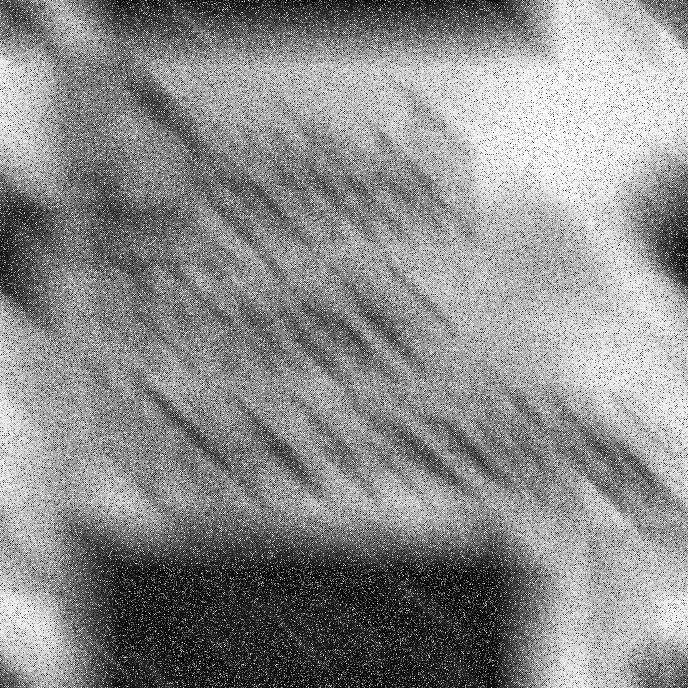
%> input picture MATLAB/Day06/Fig0529(a)(noisiest_var_pt1).tif, 688 x 688 px; the run also reads 1 picture not shown here
$ octave day0604.m   (GNU Octave 9; MATLAB toolbox functions it lacks are replaced by stand-ins)
%> lines starting %> are read from the running program, lines starting %| are printed output that depends on the picture
% 读取三幅不同噪声强度的退化图像
img1 = im2double(imread('Fig0529(a)(noisiest_var_pt1).tif'));
%> img1: size 688x688 double; min 0, max 1, mean 0.547
img2 = im2double(imread('Fig0529(d)(medium_noise_var_pt01).tif'));
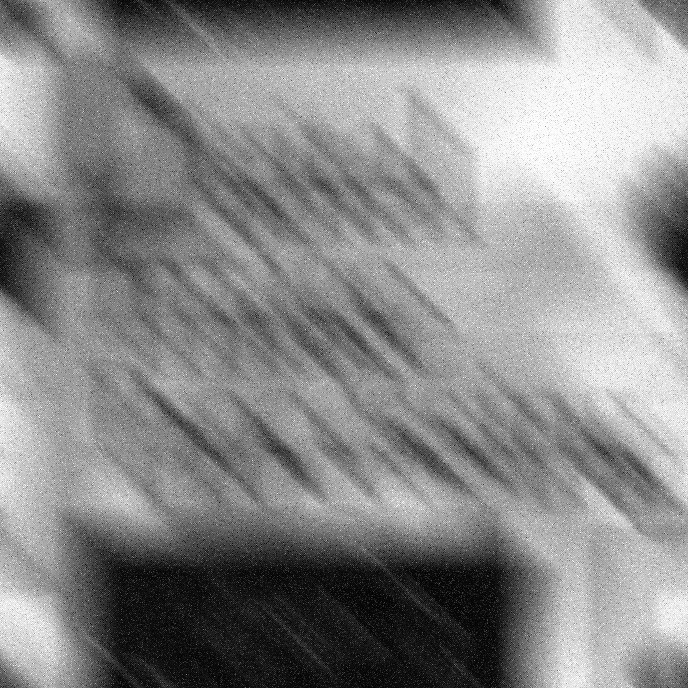
%> input picture MATLAB/Day06/Fig0529(d)(medium_noise_var_pt01).tif, 688 x 688 px
%> img2: size 688x688 double; min 0, max 1, mean 0.542
img3 = im2double(imread('Fig0529(g)(least_noise_var_10minus37).tif'));
%> img3: size 688x688 double; min 0.0157, max 0.984, mean 0.541

[M,N] = size(img1);
%> M = 688; N = 688
[U,V] = meshgrid(-N/2:N/2-1, -M/2:M/2-1);

% 运动模糊退化函数（已知 a=0.02, b=0, T=1）
a = 0.02; b = 0; T = 1;
H = (T ./ (pi*(U*a + V*b) + eps)) .* ...
    sin(pi*(U*a + V*b)) .* exp(-1i*pi*(U*a + V*b));
H(U*a + V*b == 0) = T;

F_shift = cell(1,3);
F_shift{1} = fftshift(fft2(img1));
F_shift{2} = fftshift(fft2(img2));
F_shift{3} = fftshift(fft2(img3));

% 维纳滤波参数
K = 0.01;

figure;
titles = {'强噪声', '中噪声', '弱噪声'};
for i = 1:3
%> this loop made 3 passes; what is shown inside it comes from the first
    % 逆滤波（加阈值）
    H_inv = 1./H;
    H_inv(abs(H) < 0.01) = 0;
    g_inv = real(ifft2(ifftshift(F_shift{i} .* H_inv)));
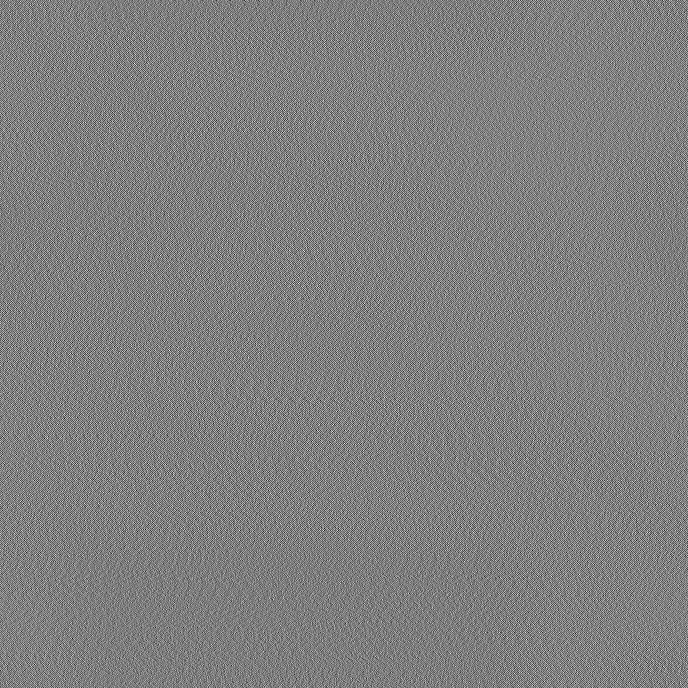
%> g_inv: size 688x688 double; min -23.43, max 24.45, mean 0.5; drawn with min black and max white

    % 维纳滤波
    H_w = conj(H) ./ (abs(H).^2 + K);
    g_w = real(ifft2(ifftshift(F_shift{i} .* H_w)));
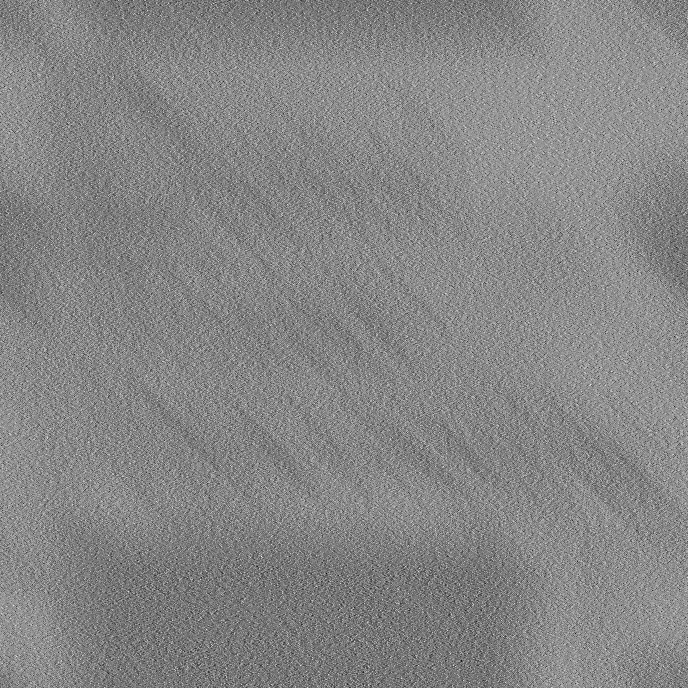
%> g_w: size 688x688 double; min -2.83, max 3.57, mean 0.541; drawn with min black and max white

    subplot(2,3,i); imshow(g_inv,[]); title([titles{i} ' 逆滤波']);
    subplot(2,3,i+3); imshow(g_w,[]); title([titles{i} ' 维纳滤波']);
end
sgtitle('逆滤波 vs 维纳滤波复原对比');
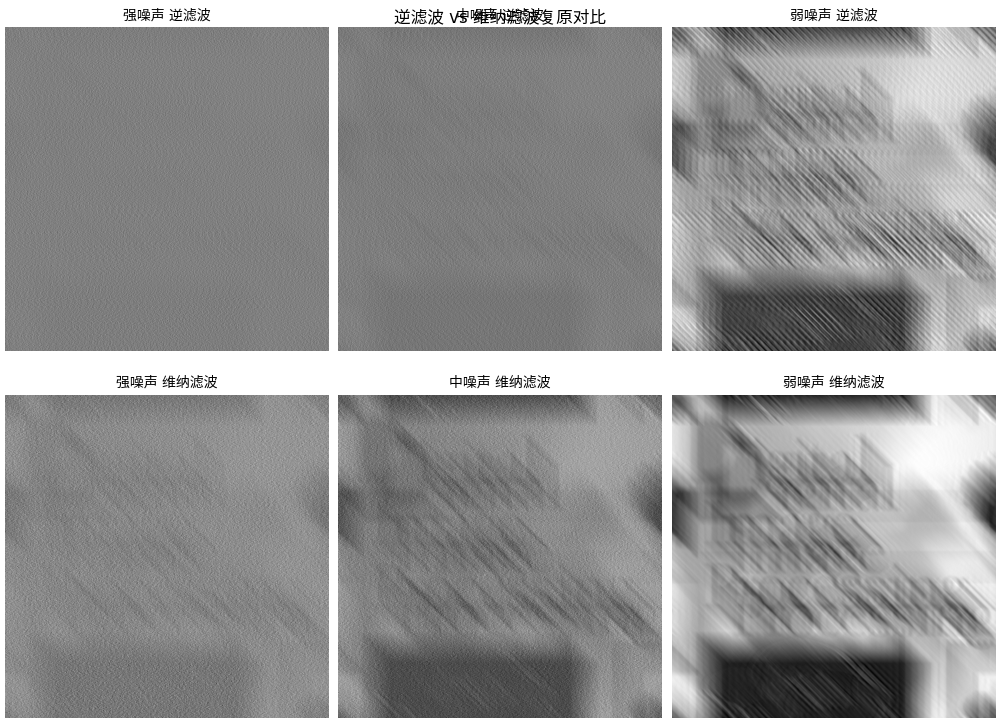
%> figure redrawn from the program's plot data, 6 panels
